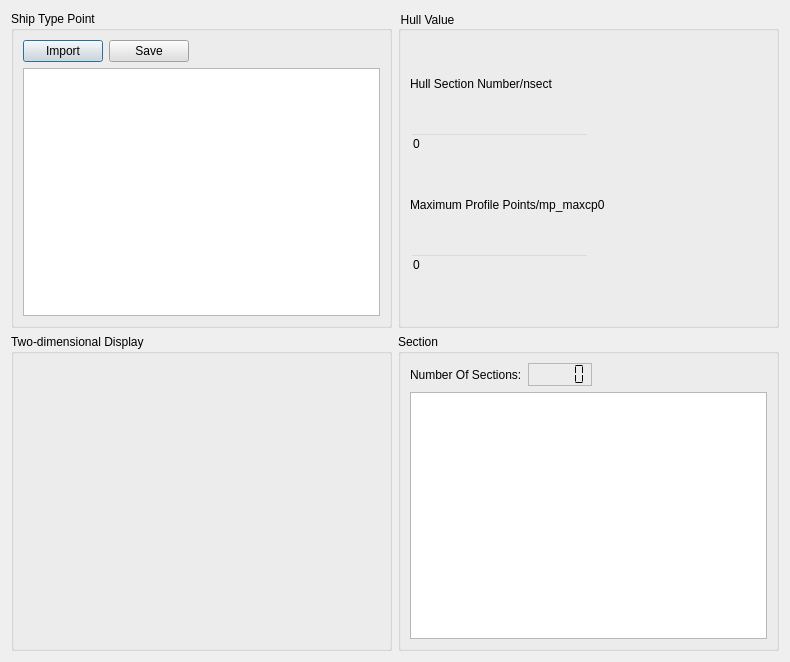
<?xml version="1.0" encoding="UTF-8"?>
<ui version="4.0">
 <class>ModelImportDialog</class>
 <widget class="QDialog" name="ModelImportDialog">
  <property name="geometry">
   <rect>
    <x>0</x>
    <y>0</y>
    <width>790</width>
    <height>662</height>
   </rect>
  </property>
  <property name="windowTitle">
   <string>ShipTypeValueTableDialog</string>
  </property>
  <layout class="QGridLayout" name="gridLayout_2">
   <item row="0" column="0">
    <layout class="QVBoxLayout" name="verticalLayout">
     <item>
      <layout class="QHBoxLayout" name="horizontalLayout">
       <item>
        <widget class="QGroupBox" name="groupBox_4">
         <property name="title">
          <string>Ship Type Point</string>
         </property>
         <layout class="QGridLayout" name="gridLayout_3">
          <item row="0" column="0">
           <layout class="QVBoxLayout" name="verticalLayout_3">
            <item>
             <layout class="QHBoxLayout" name="horizontalLayout_6">
              <item>
               <widget class="QPushButton" name="pushButton_import">
                <property name="styleSheet">
                 <string notr="true">background-color: rgb(223, 223, 223);</string>
                </property>
                <property name="text">
                 <string>Import</string>
                </property>
               </widget>
              </item>
              <item>
               <widget class="QPushButton" name="pushButton_save">
                <property name="styleSheet">
                 <string notr="true">background-color: rgb(223, 223, 223);</string>
                </property>
                <property name="text">
                 <string>Save</string>
                </property>
               </widget>
              </item>
              <item>
               <spacer name="horizontalSpacer_4">
                <property name="orientation">
                 <enum>Qt::Horizontal</enum>
                </property>
                <property name="sizeHint" stdset="0">
                 <size>
                  <width>40</width>
                  <height>20</height>
                 </size>
                </property>
               </spacer>
              </item>
             </layout>
            </item>
            <item>
             <widget class="QTableWidget" name="tableWidget_import"/>
            </item>
           </layout>
          </item>
         </layout>
        </widget>
       </item>
       <item>
        <widget class="QGroupBox" name="groupBox">
         <property name="styleSheet">
          <string notr="true">background-color: transparent;</string>
         </property>
         <property name="title">
          <string>Hull Value</string>
         </property>
         <layout class="QGridLayout" name="gridLayout">
          <item row="0" column="0">
           <layout class="QVBoxLayout" name="verticalLayout_2">
            <item>
             <widget class="QLabel" name="label_6">
              <property name="text">
               <string>Hull Section Number/nsect</string>
              </property>
             </widget>
            </item>
            <item>
             <layout class="QHBoxLayout" name="horizontalLayout_4">
              <item>
               <widget class="QLineEdit" name="lineEdit_nsect">
                <property name="styleSheet">
                 <string notr="true">background-color:transparent;</string>
                </property>
                <property name="text">
                 <string>0</string>
                </property>
                <property name="readOnly">
                 <bool>true</bool>
                </property>
               </widget>
              </item>
              <item>
               <spacer name="horizontalSpacer">
                <property name="orientation">
                 <enum>Qt::Horizontal</enum>
                </property>
                <property name="sizeHint" stdset="0">
                 <size>
                  <width>40</width>
                  <height>20</height>
                 </size>
                </property>
               </spacer>
              </item>
             </layout>
            </item>
            <item>
             <widget class="QLabel" name="label_7">
              <property name="text">
               <string>Maximum Profile Points/mp_maxcp0</string>
              </property>
             </widget>
            </item>
            <item>
             <layout class="QHBoxLayout" name="horizontalLayout_5">
              <item>
               <widget class="QLineEdit" name="lineEdit_mp_maxcp0">
                <property name="styleSheet">
                 <string notr="true">background-color:transparent;</string>
                </property>
                <property name="text">
                 <string>0</string>
                </property>
                <property name="readOnly">
                 <bool>true</bool>
                </property>
               </widget>
              </item>
              <item>
               <spacer name="horizontalSpacer_2">
                <property name="orientation">
                 <enum>Qt::Horizontal</enum>
                </property>
                <property name="sizeHint" stdset="0">
                 <size>
                  <width>40</width>
                  <height>20</height>
                 </size>
                </property>
               </spacer>
              </item>
             </layout>
            </item>
           </layout>
          </item>
          <item row="1" column="0">
           <spacer name="verticalSpacer">
            <property name="orientation">
             <enum>Qt::Vertical</enum>
            </property>
            <property name="sizeType">
             <enum>QSizePolicy::Preferred</enum>
            </property>
            <property name="sizeHint" stdset="0">
             <size>
              <width>20</width>
              <height>40</height>
             </size>
            </property>
           </spacer>
          </item>
         </layout>
        </widget>
       </item>
      </layout>
     </item>
     <item>
      <layout class="QHBoxLayout" name="horizontalLayout_2">
       <item>
        <widget class="QGroupBox" name="groupBox_3">
         <property name="sizePolicy">
          <sizepolicy hsizetype="MinimumExpanding" vsizetype="Preferred">
           <horstretch>0</horstretch>
           <verstretch>0</verstretch>
          </sizepolicy>
         </property>
         <property name="title">
          <string>Two-dimensional Display</string>
         </property>
         <layout class="QGridLayout" name="gridLayout_5">
          <item row="0" column="0">
           <layout class="QVBoxLayout" name="customPlotLayout"/>
          </item>
         </layout>
        </widget>
       </item>
       <item>
        <widget class="QGroupBox" name="groupBox_2">
         <property name="title">
          <string>Section</string>
         </property>
         <layout class="QGridLayout" name="gridLayout_4">
          <item row="0" column="0">
           <layout class="QVBoxLayout" name="verticalLayout_4">
            <item>
             <layout class="QHBoxLayout" name="horizontalLayout_3">
              <item>
               <widget class="QLabel" name="label_13">
                <property name="text">
                 <string>Number Of Sections:</string>
                </property>
               </widget>
              </item>
              <item>
               <widget class="QLCDNumber" name="lcdNumber">
                <property name="font">
                 <font>
                  <family>Arial Black</family>
                  <pointsize>10</pointsize>
                  <weight>10</weight>
                  <italic>false</italic>
                  <bold>false</bold>
                 </font>
                </property>
                <property name="styleSheet">
                 <string notr="true">border-color: rgb(227, 227, 227);
font: 87 10pt &quot;Arial Black&quot;;
</string>
                </property>
                <property name="frameShape">
                 <enum>QFrame::StyledPanel</enum>
                </property>
                <property name="frameShadow">
                 <enum>QFrame::Sunken</enum>
                </property>
                <property name="segmentStyle">
                 <enum>QLCDNumber::Flat</enum>
                </property>
               </widget>
              </item>
              <item>
               <spacer name="horizontalSpacer_3">
                <property name="orientation">
                 <enum>Qt::Horizontal</enum>
                </property>
                <property name="sizeHint" stdset="0">
                 <size>
                  <width>40</width>
                  <height>20</height>
                 </size>
                </property>
               </spacer>
              </item>
             </layout>
            </item>
            <item>
             <widget class="QTableWidget" name="tableWidget_section"/>
            </item>
           </layout>
          </item>
         </layout>
        </widget>
       </item>
      </layout>
     </item>
    </layout>
   </item>
  </layout>
 </widget>
 <resources/>
 <connections/>
</ui>
